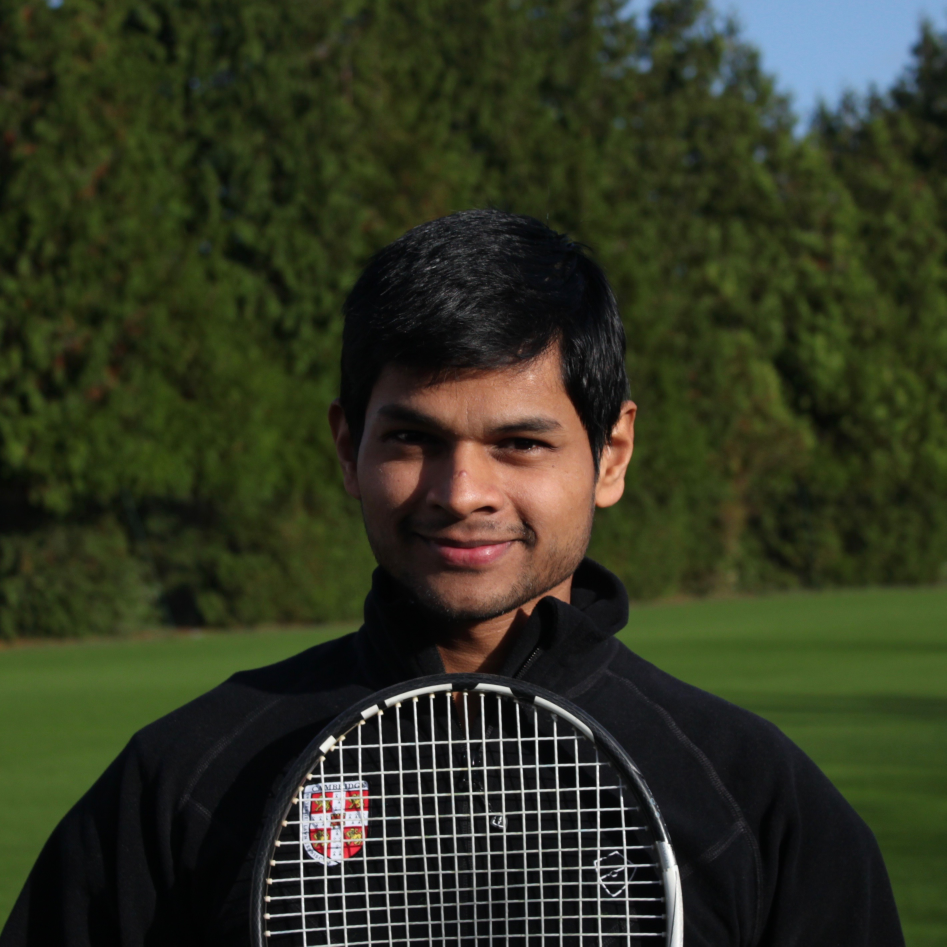
#> input picture face.jpg, 2839 x 2839 px (shown at 1/3 size)
$ python face_detector.py
#> lines starting #> are read from the running program, lines starting #| are printed output that depends on the picture
import cv2

face_cascade = cv2.CascadeClassifier("haarcascade_frontalface_default.xml")

img=cv2.imread("face.jpg")
#> img is the input picture: shape (2839, 2839, 3); mean B, G, R 34.4, 53.7, 49.3
gray_img=cv2.cvtColor(img,cv2.COLOR_BGR2GRAY)
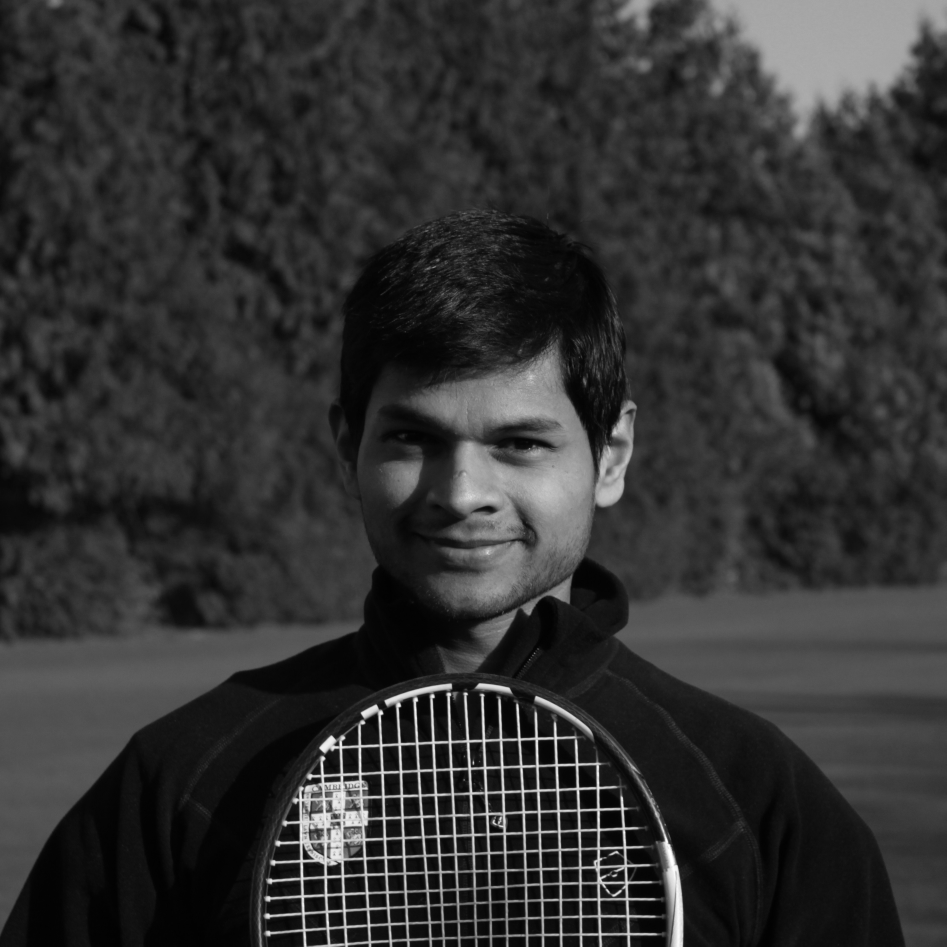
#> gray_img: shape (2839, 2839) (shown at 1/3 size); min 0, max 255, mean 50.2

faces = face_cascade.detectMultiScale(gray_img,
scaleFactor = 1.05,
minNeighbors = 5)
#> faces = [[70, 946, 154, 154], [1012, 1032, 791, 791]]

for x,y,w,h in faces:
    img=cv2.rectangle(img,(x,y),(x+w,y+h), (0, 255, 0), 3)
#> this loop made 2 passes

print(faces)
#| [[  70  946  154  154]
#|  [1012 1032  791  791]]
print(type(faces))
#| <class 'numpy.ndarray'>

resized = cv2.resize(img, (int(img.shape[1]/3), int(img.shape[0]/3)) )
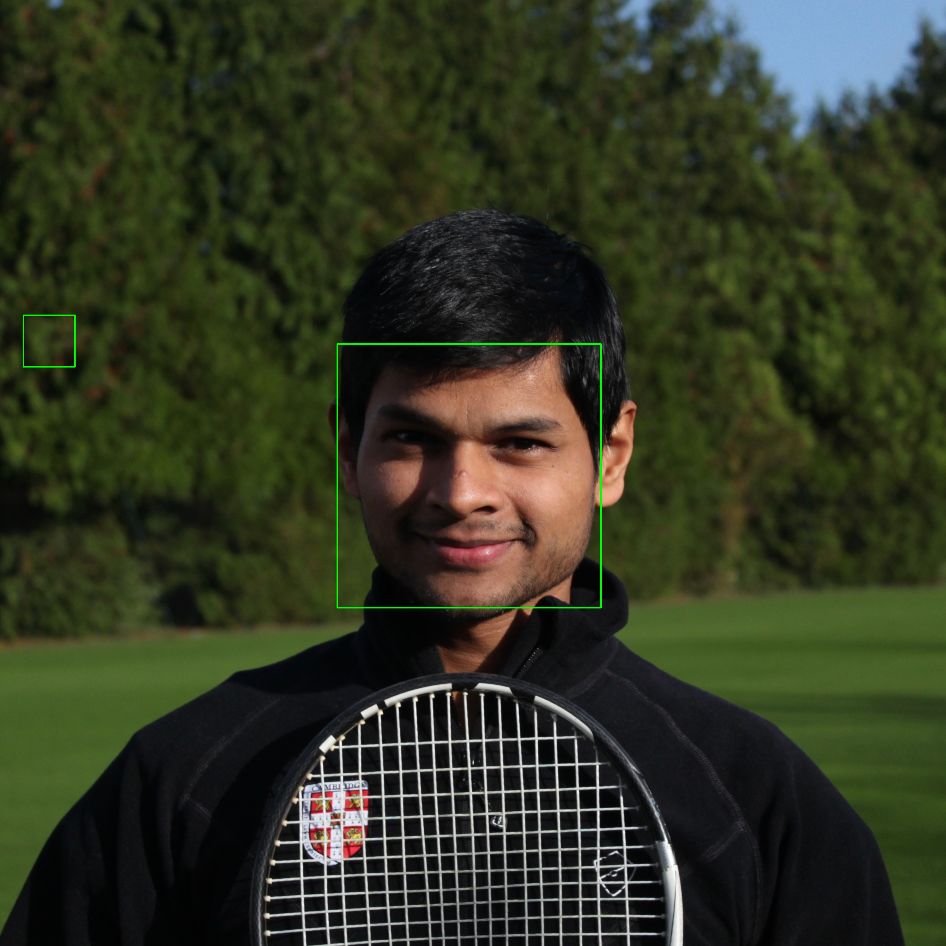
#> resized: shape (946, 946, 3); mean B, G, R 34.2, 54.1, 49.1

cv2.imshow("Gray", resized)
cv2.waitKey(0)
cv2.destroyAllWindows()
